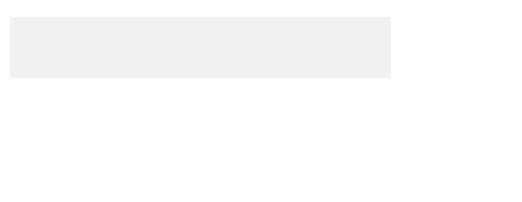
<?xml version="1.0" encoding="UTF-8"?>
<ui version="4.0">
 <class>userForm</class>
 <widget class="QWidget" name="userForm">
  <property name="geometry">
   <rect>
    <x>0</x>
    <y>0</y>
    <width>522</width>
    <height>202</height>
   </rect>
  </property>
  <property name="windowTitle">
   <string>Form</string>
  </property>
  <property name="styleSheet">
   <string notr="true">background-color:rgba(255,255,255,0);</string>
  </property>
  <widget class="QLabel" name="userr">
   <property name="geometry">
    <rect>
     <x>440</x>
     <y>20</y>
     <width>60</width>
     <height>51</height>
    </rect>
   </property>
   <property name="text">
    <string/>
   </property>
   <property name="pixmap">
    <pixmap>profile.png</pixmap>
   </property>
   <property name="scaledContents">
    <bool>true</bool>
   </property>
  </widget>
  <widget class="QPlainTextEdit" name="inputText">
   <property name="geometry">
    <rect>
     <x>10</x>
     <y>17</y>
     <width>381</width>
     <height>61</height>
    </rect>
   </property>
   <property name="sizePolicy">
    <sizepolicy hsizetype="Fixed" vsizetype="Expanding">
     <horstretch>0</horstretch>
     <verstretch>0</verstretch>
    </sizepolicy>
   </property>
   <property name="styleSheet">
    <string notr="true">background-color:rgba(220,220,220,0.4);border-radius:2px;font-size:16pt;</string>
   </property>
   <property name="readOnly">
    <bool>true</bool>
   </property>
  </widget>
  <widget class="QLabel" name="label">
   <property name="geometry">
    <rect>
     <x>394</x>
     <y>40</y>
     <width>41</width>
     <height>21</height>
    </rect>
   </property>
   <property name="text">
    <string/>
   </property>
   <property name="pixmap">
    <pixmap>dash.png</pixmap>
   </property>
   <property name="scaledContents">
    <bool>true</bool>
   </property>
  </widget>
 </widget>
 <resources/>
 <connections/>
</ui>
